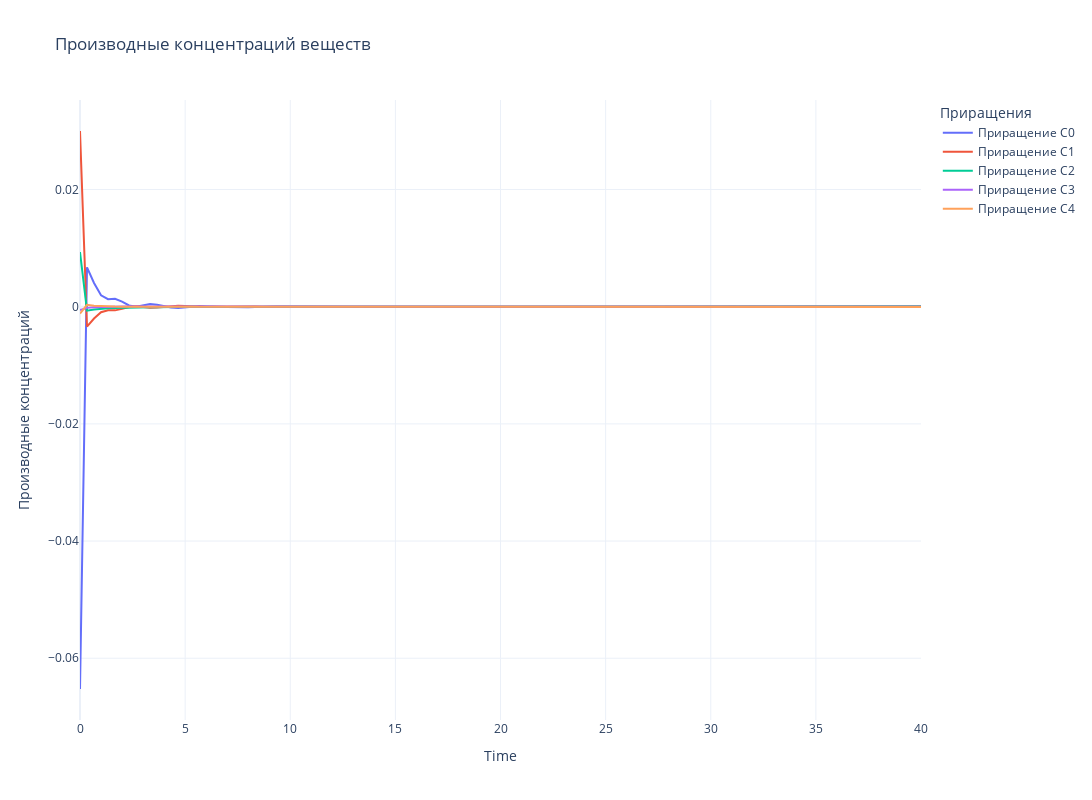

Source (notebook cell):
### Markdown cell above
### От сплайнов по ЧМ

### Code cell
fig = go.Figure()

# Добавляем линии для каждого вещества
for i in range(N_SUBSTANCE):
    fig.add_trace(go.Scatter(
        x=tsteps, 
        y=dCdt_TRUE[i] - dCdt_NM_y_noisy[i], 
        mode='lines', 
        name=f'Приращение C{i}'
    ))

# Настройки графика
fig.update_layout(
    title='Производные концентраций веществ',
    xaxis_title='Time',
    yaxis_title='Производные концентраций',
    legend_title='Приращения',
    template='plotly_white',
    width=1400,  # Ширина холста
    height=800   # Высота холста
)

fig.show()
